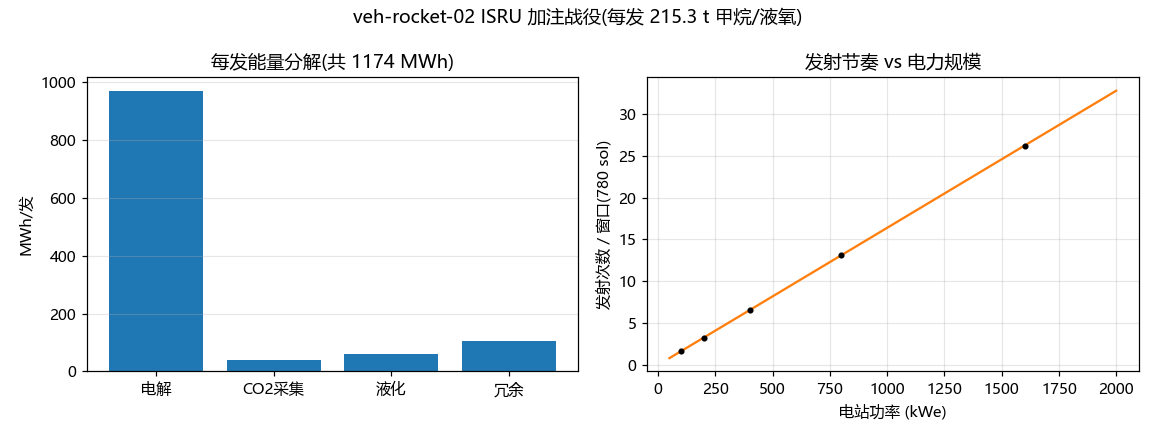

Generate this figure with Python:
#!/usr/bin/env python3
# -*- coding: utf-8 -*-
"""
L1.5 ISRU 加注战役 —— veh-rocket-02 火星甲烷化构型
====================================================
每发推进剂需求(取自 sim_ascent RTLS 构型):
  一子级 105.3 t 升轨 + 48 t RTLS 储备 + 上面级 62 t = 215.3 t(O/F=3.5
  → CH4 47.8 t + LOX 167.4 t)。
化学路线(净反应):2H₂O + CO₂ → CH₄ + 2O₂(萨巴蒂尔 + 电解闭环)
  → 净耗水 36/16 × m(CH4),联产 O₂ 64/16 × m(CH4)(O/F=4.0 联产比
  高于 3.5 需求 → CH4 定尺寸,O₂ 有富余转生保/备份)。
能耗模型(推定):电解 4.5 kWh/kg H₂O(含效率)、CO₂ 采集压缩
  0.3 kWh/kg、液化 CH4 0.35 / O2 0.22 kWh/kg,系统冗余 ×1.1。
输出:每发能量、电站功率 vs 加注周期、一个发射窗口(~780 sol)的
发射次数;对照 veh-rocket-01 的 1200 t 满箱加注(EQUIPMENT.md §9)。
"""
import math

SOL_H = 24.65
PROP_T = 215.3
OF = 3.5
CH4 = PROP_T / (1 + OF)              # 47.8 t
LOX = PROP_T - CH4
WATER = CH4 * 36 / 16                # 净耗水
O2_CO = CH4 * 64 / 16                # 联产氧
CO2 = CH4 * 44 / 16
H2_SAB = CH4 * 8 / 16                # 萨巴蒂尔氢流量(电解吞吐定尺寸)
H2O_ELECTRO = H2_SAB * 18 / 2        # 电解吞吐(含循环水)

E_electro = H2O_ELECTRO * 1e3 * 4.5      # kWh
E_co2 = CO2 * 1e3 * 0.3
E_liq = (CH4 * 0.35 + O2_CO * 0.22) * 1e3
E_total = (E_electro + E_co2 + E_liq) * 1.1

print('=' * 62)
print('ISRU 加注战役 —— 每发 %.1f t 推进剂(CH4 %.1f + LOX %.1f)' % (PROP_T, CH4, LOX))
print('=' * 62)
print('净耗水 %.1f t/发(← res-rodwell 冰井)| CO₂ %.1f t | 联产 O₂ %.1f t'
      '(富余 %.1f t → 生保)' % (WATER, CO2, O2_CO, O2_CO - LOX))
print('电解吞吐 %.1f t H₂O/发' % H2O_ELECTRO)
print('能量分解: 电解 %.0f + CO₂采集 %.0f + 液化 %.0f MWh ×1.1 冗余'
      ' = %.0f MWh/发' % (E_electro / 1e3, E_co2 / 1e3, E_liq / 1e3, E_total / 1e3))
print('\n电站功率 vs 加注周期(连续运行):')
print('  功率(kWe)   加注天数(sol)   窗口内(780 sol)发射次数')
rows = []
for p in (100, 200, 400, 800, 1600):
    sols = E_total / (p * SOL_H)
    rows.append((p, sols))
    print('  %6.0f      %8.0f          %4.1f' % (p, sols, 780 / sols))
print('\n对照:veh-rocket-01 满箱 1200 t 需 ~1.6 MWe 才赶单窗口(§9);')
print('长十乙 RTLS 构型按需加注 %.0f t,200 kWe 级(pwr-fusion 零头)即可'
      '每窗口 ~%.1f 发 —— 中型复用箭 + ISRU 是火星发射的能量甜点。'
      % (PROP_T, 780 / (E_total / (200 * SOL_H))))

try:
    import matplotlib
    matplotlib.use('Agg')
    import matplotlib.pyplot as plt
    import numpy as np
    matplotlib.rcParams['font.sans-serif'] = ['Microsoft YaHei', 'SimHei']
    matplotlib.rcParams['axes.unicode_minus'] = False
    fig, ax = plt.subplots(1, 2, figsize=(10.5, 4))
    parts = [E_electro / 1e3, E_co2 / 1e3, E_liq / 1e3,
             0.1 * (E_electro + E_co2 + E_liq) / 1e3]
    ax[0].bar(['电解', 'CO2采集', '液化', '冗余'], parts, color='C0')
    ax[0].set_ylabel('MWh/发'); ax[0].set_title('每发能量分解(共 %.0f MWh)' % (E_total / 1e3))
    ax[0].grid(alpha=.3, axis='y')
    p = np.linspace(50, 2000, 100)
    ax[1].plot(p, 780 / (E_total / (p * SOL_H)), 'C1')
    for pp, ss in rows:
        ax[1].plot(pp, 780 / ss, 'ko', ms=3)
    ax[1].set_xlabel('电站功率 (kWe)'); ax[1].set_ylabel('发射次数 / 窗口(780 sol)')
    ax[1].set_title('发射节奏 vs 电力规模'); ax[1].grid(alpha=.3)
    fig.suptitle('veh-rocket-02 ISRU 加注战役(每发 %.1f t 甲烷/液氧)' % PROP_T)
    fig.tight_layout()
    fig.savefig('scripts/sim_isru_veh_rocket_02.png', dpi=110)
    print('已出图 scripts/sim_isru_veh_rocket_02.png')
except ImportError:
    print('(matplotlib 不可用)')
